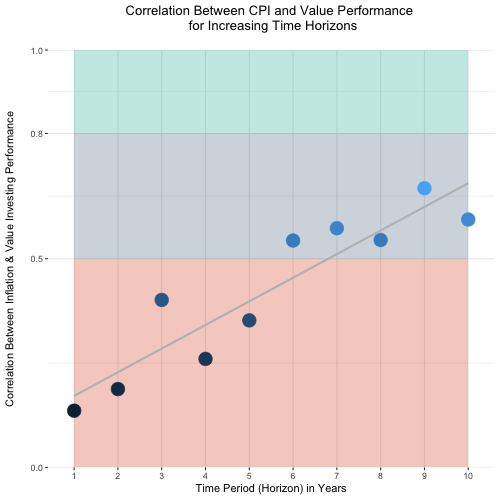

R code for this plot:
#!/usr/bin/env Rscript

# Load libraries
library(ggplot2)
library(stringr)
library(scales)
library(ggthemes)
library(PerformanceAnalytics)
library(RColorBrewer)
library(plyr)

# Define geometric mean
geomean = function(x, na.rm=TRUE){
  exp(sum(log(x[x > 0]), na.rm=na.rm) / length(x))
}


# The URL for the data
url.name     <- "http://mba.tuck.dartmouth.edu/pages/faculty/ken.french/ftp"
file.name    <- "F-F_Benchmark_Factors_Monthly.zip"
full.url     <- paste(url.name, file.name, sep="/")

# You can change the ending date of the analysis by changing these variables
# Beware, however, that the source datafile may only be updated annually
# and therefore the most recent monthly may not be available

end.year     <- 2017 # Change these to bring up-to-date
end.month    <- 4
window.width <- 5*12 # The rolling window width. 5 Years in this case

# Download the data and unzip it

temp.file <- tempfile()
download.file(full.url, temp.file)
file.list <- unzip(temp.file, list=TRUE)

# Parse the data
french.data   <- read.csv(unzip(temp.file,files=as.character(file.list[1,1])),
                          sep = "",
                          header=TRUE )
names(french.data)[[1]] <- "DATE"

# Now we want to remove all the data below the end date
ds.year     <- as.numeric(substr(french.data$DATE[[1]],1,4))
ds.month    <- as.numeric(substr(french.data$DATE[[1]],5,6))
num.rows    <- 12*(end.year-ds.year)+(end.month-ds.month)+1
french.data <- head(french.data,num.rows)
date.seq    <- as.Date(paste(french.data$DATE,"01",sep=""),"%Y%m%d")
french.data$DATE <- date.seq

# Transform the data so that the return cells are numeric decimal format
for (i in 2:ncol(french.data)) french.data[,i] <- as.numeric(str_trim(french.data[,i]))
for (i in 2:ncol(french.data)) french.data[,i] <- french.data[,i]/100

# Now we calculate the the HML sequence from the factor sequences
french.data$Hi.Lo <- french.data$HML

# Now create a time series of the HML data that we can pass off to apply.rolling 
# and other PerformanceAnalytics functions
ts.data <- data.frame(french.data$Hi.Lo)
row.names(ts.data) <- date.seq

hi.lo.monthly <- xts(ts.data$french.data.Hi.Lo,date.seq)

hi.lo.annual  <- aggregate(hi.lo.monthly+1,
                           as.integer(format(index(hi.lo.monthly),"%Y")), prod)-1

cpi.raw <- read.table("cpi_data.dat",
                      sep = " ",
                      header = TRUE,
                      na.strings="NULL",
                      colClasses=c(date="character"))

cpidate.seq    <- as.Date(paste(cpi.raw$date,"01",sep=""),"%Y%m%d")
cpi.data       <- xts(cpi.raw$cpi,cpidate.seq)
cpi.monthly    <- Return.calculate(cpi.data, method="compound")
cpi.monthly    <- cpi.monthly[2:nrow(cpi.monthly),]
cpi.annual     <- aggregate(cpi.monthly+1,
                            as.integer(format(index(cpi.monthly),"%Y")), prod)-1

data.annual    <- merge.zoo( cpi.annual, hi.lo.annual )
df.annual      <- data.frame(cpi=data.annual$cpi.annual,hilo=data.annual$hi.lo.annual)

df.annual$year <- rownames(df.annual)

# Now do the correlation calcs

result.all <- data.frame( size=c(), value=c() )

for ( window.size in 1:10 ) {
  
  num.years   <- nrow(df.annual)
  num.windows <- ceiling(num.years/window.size)
  
  samp <- df.annual
  samp$period <- gl(num.windows,window.size,length=num.years)
  
  result <- aggregate(samp[,c("cpi","hilo")]+1, by=list(samp$period), FUN=geomean)
  result <- result[,c("cpi","hilo")]-1
  result$year <- df.annual[seq(from=1,to=num.years,by=window.size),]$year
  
  new.row <- data.frame( size=c(window.size), value=c(cor(result$cpi,result$hilo)))
  result.all <- rbind( result.all, new.row )
  
}

result.all

result.all$size <- factor(result.all$size)

background <- data.frame( lower = c(0.0,0.5,0.8) , 
                          upper = c(0.5,0.8,1.0) ,
                          col = letters[1:3]     )

colors = c("#DD592D","#617994","#34BBA7")

pdf("value-inflation-corr-chart.pdf")

p <- ggplot(result.all)
p <- p + geom_rect(data = background ,
                   mapping = aes(
                     xmin = 1 ,
                     xmax = 10 ,
                     ymin = lower ,
                     ymax = upper ,
                     fill = col   ),
                   alpha = 0.3 )
p <- p + scale_fill_manual( values=colors )
p <- p + geom_point(aes(x=size,y=value,color=value),size=6)
p <- p + geom_smooth(aes(x=size,y=value,group=1),
                     method="lm",se=FALSE,color="grey",alpha=0.7)
p <- p + scale_x_discrete("Time Period (Horizon) in Years")
p <- p + scale_y_continuous("Correlation Between Inflation & Value Investing Performance\n",
                            limit=c(-0.0,1.0),breaks=c(0.0,0.5,0.8,1.0),expand=c(0,0))
p <- p + theme_bw()
p <- p + theme(legend.position="none",
               panel.border=element_blank() )+ggtitle("\n\n\n\n")
p <- p + ggtitle("Correlation Between CPI and Value Performance \n for Increasing Time Horizons\n")

p

dev.off()